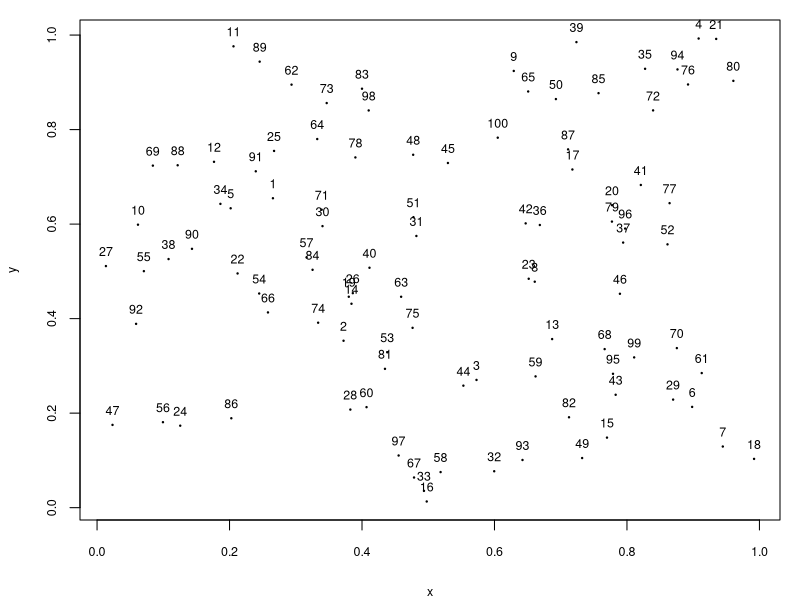

The R source for this figure:
## ---- chunk 1
x = diag(3)%x%matrix(rep(1,5),nrow=1)
x
library(xtable)
x <- xtable(x,digits=0)
print(x, floating=FALSE, tabular.environment="bmatrix",hline.after=NULL, include.rownames=FALSE, include.colnames=FALSE)
## ---- chunk 2
# function
loc.box <- function(x,y){
  print("choose bottom left corner")
  p1 <- locator(1)
  print("choose top right corner")
  p2 <- locator(1)
  rect(p1$x, p1$y, p2$x, p2$y, border=3, col=rgb(0,1,0,0.1))
  incl <- which(
    x >= p1$x &
    x <= p2$x &
    y >= p1$y &
    y <= p2$y
  )
  return(incl)
}

# data
set.seed(1)
n <- 100
x <- runif(n)
y <- runif(n)

# plot and select
op <- par(ps=9, mar=c(4,4,1,1))
plot(x, y, pch=20, cex=0.3)
text(x, y, labels=seq(x), pos=3)
par(op)
res <- loc.box(x,y)
res
